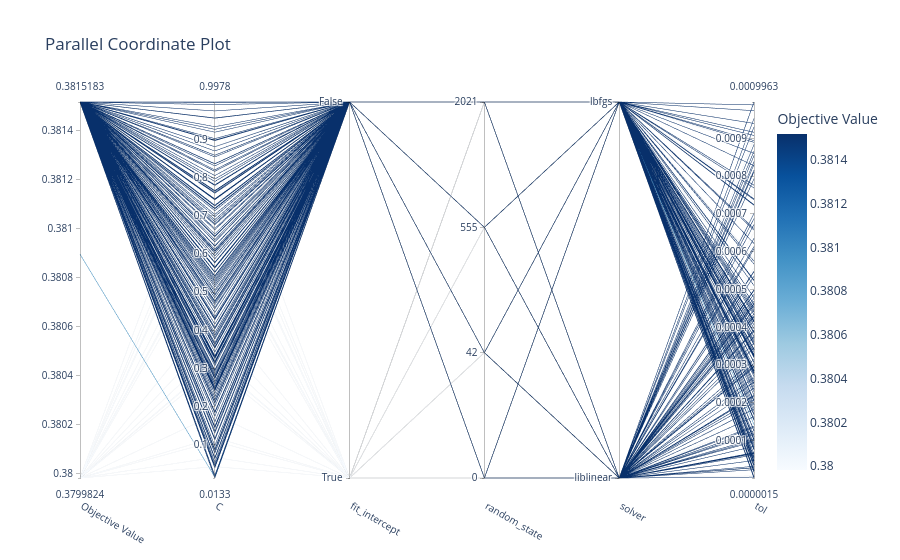

Notebook code for this chart:
### Code cell
optuna.visualization.plot_parallel_coordinate(study)

### Figure 1 — Plotly figure (JSON) as saved in the notebook; plotly's stock layout.template omitted (floating-point values rounded to 4 significant figures; data arrays with more than 128 entries replaced by an {"elided": "..."} marker saying what was removed)
{"data": [{"dimensions": [{"label": "Objective Value", "range": [0.38, 0.3815], "values": {"elided": "200 float values"}}, {"label": "C", "range": [0.01328, 0.9978], "values": {"elided": "200 float values"}}, {"label": "fit_intercept", "range": [0, 1], "ticktext": ["True", "False"], "tickvals": [0, 1], "values": {"elided": "200 int values"}}, {"label": "random_state", "range": [0, 3], "ticktext": ["0", "42", "555", "2021"], "tickvals": [0, 1, 2, 3], "values": {"elided": "200 int values"}}, {"label": "solver", "range": [0, 1], "ticktext": ["liblinear", "lbfgs"], "tickvals": [0, 1], "values": {"elided": "200 int values"}}, {"label": "tol", "range": [1.471e-06, 0.0009963], "values": {"elided": "200 float values"}}], "labelangle": 30, "labelside": "bottom", "line": {"color": {"elided": "200 float values"}, "colorbar": {"title": {"text": "Objective Value"}}, "colorscale": [[0, "rgb(247,251,255)"], [0.125, "rgb(222,235,247)"], [0.25, "rgb(198,219,239)"], [0.375, "rgb(158,202,225)"], [0.5, "rgb(107,174,214)"], [0.625, "rgb(66,146,198)"], [0.75, "rgb(33,113,181)"], [0.875, "rgb(8,81,156)"], [1, "rgb(8,48,107)"]], "reversescale": false, "showscale": true}, "type": "parcoords"}], "layout": {"autosize": true, "title": {"text": "Parallel Coordinate Plot"}}}
